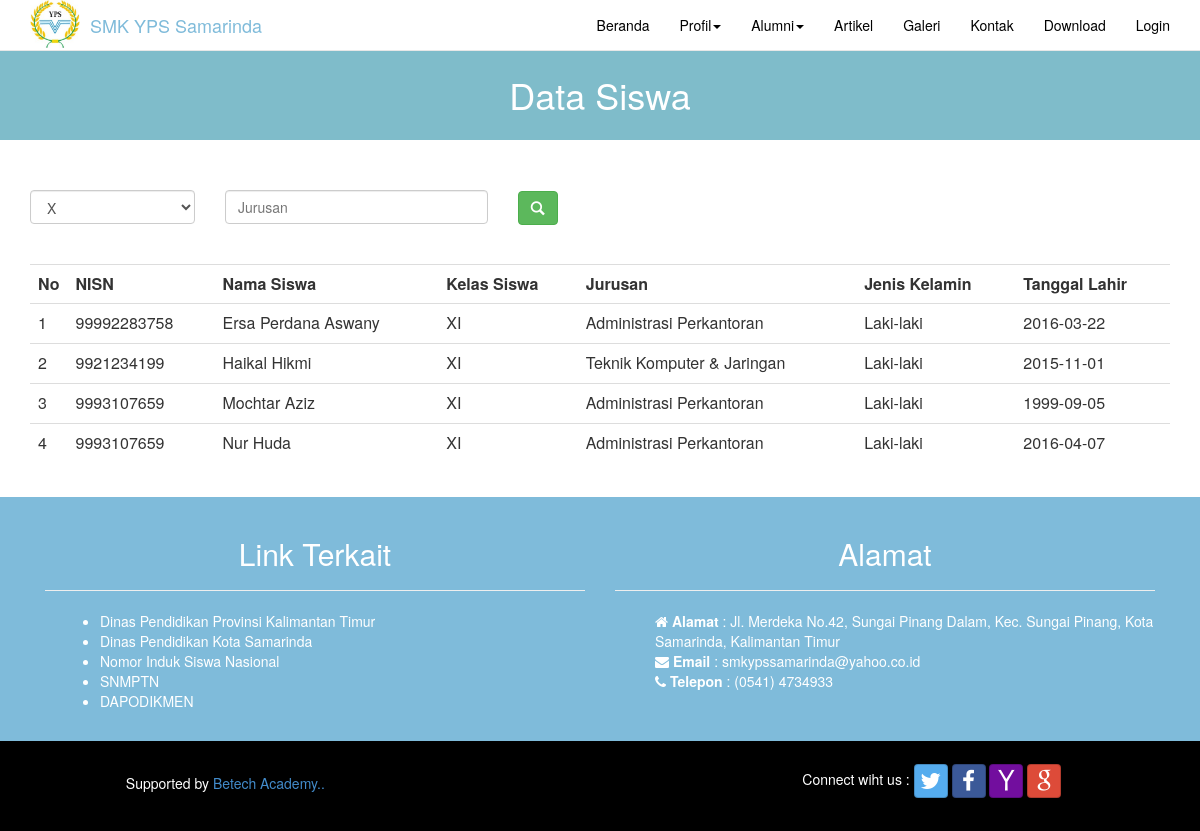
/index.php/siswa, run on the app's committed database.
### tables this page shows
CREATE TABLE IF NOT EXISTS `tb_siswa` (
  `id_siswa` int(11) NOT NULL AUTO_INCREMENT,
  `nisn` bigint(20) NOT NULL,
  `nama_siswa` varchar(100) NOT NULL,
  `kelas_siswa` enum('X','XI','XII') NOT NULL,
  `jk` enum('Laki-laki','Perempuan') NOT NULL,
  `jurusan` varchar(255) NOT NULL,
  `tgl_lahir` date NOT NULL,
  PRIMARY KEY (`id_siswa`)
);

CREATE TABLE IF NOT EXISTS `tb_alamat` (
  `id_alamat` int(11) NOT NULL AUTO_INCREMENT,
  `alamat` text NOT NULL,
  `email` varchar(100) NOT NULL,
  `notlp` varchar(20) NOT NULL,
  PRIMARY KEY (`id_alamat`)
);

### application/libraries/template.php (called while the page is built)
<?php if ( ! defined('BASEPATH')) exit('No direct script access allowed');
class Template {
		var $template_data = array();
		function set($name, $value)
		{
			$this->template_data[$name] = $value;
		}
		function load($template = '', $view = '' , $view_data = array(), $return = FALSE)
		{
			$this->CI =& get_instance();
			$this->set('contents', $this->CI->load->view($view, $view_data, TRUE));
			return $this->CI->load->view($template, $this->template_data, $return);
		}
}

### application/controllers/siswa.php (called while the page is built, shortened)
<?php
class Siswa extends CI_Controller
{
	function index()
	{
        $config['base_url'] = base_url().'index.php/front/siswa/';
        $config['total_rows'] = $this->model_siswa->lihatdata()->num_rows();
        $config['per_page'] = 10;
        $this->pagination->initialize($config);
        $data['paging']     =$this->pagination->create_links();
        $halaman            =$this->uri->segment(3);
        $halaman            =$halaman==''?0:$halaman;
        $data['siswa']     =$this->model_siswa->tampilkan_data_paging($halaman,$config['per_page']);
		$data['alamat']=$this->model_alamat->lihatdata();
		$this->template->load('template(1)','front/lihat_siswa',$data);
	}
}
 ?>

### index.php (called while the page is built, shortened)
<?php
require_once BASEPATH.'core/CodeIgniter.php';

### application/config/config.php (called while the page is built, shortened)
<?php
$config['base_url'] = 'http://localhost/server/SMK-YPS-SAMARINDA/';
$config['index_page'] = 'index.php';
$config['uri_protocol']	= 'REQUEST_URI';
$config['url_suffix'] = '';
$config['language']	= 'english';
$config['charset'] = 'UTF-8';
$config['enable_hooks'] = FALSE;
$config['subclass_prefix'] = 'MY_';
$config['composer_autoload'] = FALSE;
$config['permitted_uri_chars'] = 'a-z 0-9~%.:_\-';
$config['allow_get_array'] = TRUE;
$config['enable_query_strings'] = FALSE;
$config['controller_trigger'] = 'c';
$config['function_trigger'] = 'm';
$config['directory_trigger'] = 'd';
$config['log_threshold'] = 0;
$config['log_path'] = '';
$config['log_file_extension'] = '';
$config['log_file_permissions'] = 0644;
$config['log_date_format'] = 'Y-m-d H:i:s';
$config['error_views_path'] = '';
$config['cache_path'] = '';
$config['cache_query_string'] = FALSE;
$config['encryption_key'] = '';
$config['sess_driver'] = 'files';
$config['sess_cookie_name'] = 'ci_session';
$config['sess_expiration'] = 7200;
$config['sess_save_path'] = NULL;
$config['sess_match_ip'] = FALSE;
$config['sess_time_to_update'] = 300;
$config['sess_regenerate_destroy'] = FALSE;
$config['cookie_prefix']	= '';
$config['cookie_domain']	= '';
$config['cookie_path']		= '/';
$config['cookie_secure']	= FALSE;
$config['cookie_httponly'] 	= FALSE;
$config['standardize_newlines'] = FALSE;
$config['global_xss_filtering'] = FALSE;
$config['csrf_protection'] = FALSE;
$config['csrf_token_name'] = 'csrf_test_name';
$config['csrf_cookie_name'] = 'csrf_cookie_name';
$config['csrf_expire'] = 7200;
$config['csrf_regenerate'] = TRUE;
$config['csrf_exclude_uris'] = array();
$config['compress_output'] = FALSE;
$config['time_reference'] = 'local';
$config['rewrite_short_tags'] = FALSE;
$config['proxy_ips'] = '';

### application/config/pagination.php (called while the page is built, shortened)
<?php  if ( ! defined('BASEPATH')) exit('No direct script access allowed');
                $config['full_tag_open'] = '<ul class="pagination">';
                $config['full_tag_close'] = '</ul>';
                $config['first_link'] = '&laquo; First';
                $config['first_tag_open'] = '<li>';
                $config['first_tag_close'] = '</li>';
                $config['prev_link'] = '&laquo;';
                $config['prev_tag_open'] = '<li>';
                $config['prev_tag_close'] = '</li>';
                $config['last_tag_open'] = '<li>';
                $config['last_tag_close'] = '</li>';
                $config['next_link'] = '&raquo;';
                $config['next_tag_open'] = '<li>';

### application/models/model_siswa.php (called while the page is built, shortened)
<?php
class Model_siswa extends CI_Model
{
	function tampilkan_data_paging($halaman,$batas)
  	{
      return $this->db->query("select *from tb_siswa ORDER BY nama_siswa ASC limit $halaman,$batas");
  	}
}
 ?>

### application/models/model_alamat.php (called while the page is built, shortened)
<?php
class Model_alamat extends CI_Model
{
	function lihatdata()
	{
		return $this->db->get_where('tb_alamat');
	}
}
 ?>

### application/views/front/lihat_siswa.php (the view, shortened to what this page needs)
<html>
<head>
</head>
<body>
 <div>
 		 <h1 align="center">Data Siswa</h1>
 	</div>
 </div><br><br>
 <?php echo form_open('siswa/cari_siswa');?>
<div class="container">
	<div class="row">
	<div class="col-sm-2">
	<select name="kelas_siswa" class="form-control">
		<option>X</option>
	</select>
	</div>
	<div class="col-sm-3">
	<input type="text" name="jurusan" placeholder="Jurusan" class="form-control">
	</div>
	<div class="col-md-2">
	<button type="submit" value="Cari" class="glyphicon glyphicon-search btn btn-success"></button>
	</div>
	</div>
</div>
<br><br>
<div class="container">
<table class="table table-borde" id="black">
	<tr>
		<th>No</th>
		<th>NISN</th>
		<th>Nama Siswa</th>
		<th>Kelas Siswa</th>
		<th>Jurusan</th>
		<th>Jenis Kelamin</th>
		<th>Tanggal Lahir</th>
	</tr>
<?php
$no=1;
foreach ($siswa->result() as $r)
{
?>
	<tr><td width='10'><?php echo $no;?></td>
	<td><?php echo $r->nisn;?></td>
	<td><?php echo $r->nama_siswa;?></td>
	<td><?php echo $r->kelas_siswa;?></td>
	<td><?php echo $r->jurusan;?></td>
	<td><?php echo $r->jk;?></td>
	<td><?php echo $r->tgl_lahir; ?></td>
	</tr>
	<?php
	$no++;
	}
	?>
	</table>
</div>

### application/views/template(1).php (shortened to what this page needs)
<html lang="en">
<head>
  <link href="<?php echo base_url();?>assets/css/bootstrap.min.css" rel="stylesheet">
  <link href="<?php echo base_url();?>assets/css/template.css" rel="stylesheet">
  <link href="<?php echo base_url();?>assets/css/hover.css" rel="stylesheet">
  <link href="<?php echo base_url();?>assets/css/stylish-portfolio.css" rel="stylesheet">
  <link href="<?php echo base_url();?>assets/css/bootstrap-social.css" rel="stylesheet">
  <link href="<?php echo base_url();?>assets/font-awesome/css/font-awesome.min.css" rel="stylesheet">
</head>
<body>
  <header>
  <nav class="navbar navbar-default navbar-fixed-top" role="navigation">
   <div class="container">
    <div class="navbar-header">
      <a href="#" class="pull-left"><img src="<?php echo base_url('assets/css/img/30401090.png');?>" width="50px;" style="margin-right: 10px"></a><a href="#" class="navbar-brand">SMK YPS Samarinda</a>
    </div>
      <div class="collapse navbar-collapse" id="myNavbar">
      <ul class="nav navbar-nav navbar-right">
      <li><?php echo anchor('index','Beranda',array('class'=>'hvr-overline-from-center'));?></a></li>
      <li class="dropdown">
              <a href="#" class="dropdown-toggle hvr-overline-from-center" data-toggle="dropdown">Profil<span class="caret"></span></a>
            </li>
      <li class="dropdown">
              <a href="#" class="dropdown-toggle hvr-overline-from-center" data-toggle="dropdown">Alumni<span class="caret"></span></a>
      </li>
      <li><?php echo anchor('artikel','Artikel',array('class'=>'hvr-overline-from-center'));?></li>
      <li><?php echo anchor('galeri','Galeri',array('class'=>'hvr-overline-from-center'));?></li>
      <li><?php echo anchor('kontak','Kontak',array('class'=>'hvr-overline-from-center'));?></li>
      <li><?php echo anchor('download','Download',array('class'=>'hvr-overline-from-center'));?></li>
      <li><?php echo anchor('auth/login','Login',array('class'=>'hvr-bounce-to-bottom'))?></li>
      </ul>
      </div>
        </nav>
        </div></div></nav></header>
  <div>
  <div>
     <?php echo $contents;?>
  </div>
    <div id="services" class="services">
      <div class="container">
        <div class="col-md-6">
           <h2 align="center">Link Terkait</h2>
           <hr>
           <div class="col-md-12">
              <ul class="arrow">
                        <li><a href="http://disdik.kaltimprov.go.id/" target="_blank" >Dinas Pendidikan Provinsi Kalimantan Timur</a></li>
                        <li><a href="http://disdik.samarindakota.go.id/" target="_blank">Dinas Pendidikan Kota Samarinda</a></li>
                        <li><a href="http://nisn.data.kemdikbud.go.id/page/data" target="_blank">Nomor Induk Siswa Nasional</a></li>
                        <li><a href="http://snmptn.ac.id/" target="_blank">SNMPTN</a></li>
                        <li><a href="http://dapo.dikmen.kemdikbud.go.id/" target="_blank">DAPODIKMEN</a></li>
                    </ul>
            </div>
        </div>
      <div class="col-md-6">
      <h2 align="center">Alamat</h2>
                <hr>
                  <ul class="arrow">
                  <?php foreach ($alamat->result() as $r)
                  {
                  ?>
                        <i class="fa fa-home"></i>
                        <strong>Alamat</strong> : <?php echo $r->alamat;?>
                        <br>
                        <i class="fa fa-envelope"></i>
                        <strong>Email</strong> : <a href="mailto:<?php echo $r->email; ?>"><?php echo $r->email;?></a> <br>
                        <i class="fa fa-phone"></i>
                        <strong>Telepon</strong> : <?php echo $r->notlp;?>
                  <?php } ?>
                  </ul>
                </div>
            </div>
    </div>
  <footer class="footer">
  <div class="container-fluid">
          <div class="col-md-4">
            <p align="center" style="color: white;padding-top: 9px;">Supported by <a href="http://betech.academy/">Betech Academy..</a></p>
          </div>
           <div class="col-md-4 col-md-offset-4">
               <p style="color: white">Connect wiht us :
               <a class="btn btn-social-icon btn-twitter" href="https://twitter.com/"><span class="fa fa-twitter"></span></a>
               <a class="btn btn-social-icon btn-facebook" href="https://www.facebook.com/smkypssmd/"><span class="fa fa-facebook"></span></a>
               <a class="btn btn-social-icon btn-yahoo" href="https://id.yahoo.com/?p=us/"><span class="fa fa-yahoo"></span></a>
               <a class="btn btn-social-icon btn-google" href="https://gmail.com/"><span class="fa fa-google"></span></a>
          </div>
        </div>
</footer>
</body>
</html>

### assets/css/template.css (style rules this page uses)
h1 { background-color:#7fbcca; color: white; text-align:center; padding: 25px; margin-top: 50px; }
.arrow a { color: white; }
.navbar-default { background-color:white; color:white; border-radius:0; }
.navbar-default .navbar-nav > li > a { color:black; }
.navbar-default .navbar-brand { color:#7fbbda; }

### assets/css/stylish-portfolio.css (style rules this page uses)
.services { width: 100%; background: #7fbbda; padding: 20px 0; color: #ffffff; }
.footer { width: 100%; padding: 23px; background-color: black; }

### application/views/template(1).php (style rules this page uses)
.navbar .navbar-nav { display: inline-block; float: none; vertical-align: top; }
.navbar .navbar-collapse { text-align: center; }

### data on the page
tb_siswa: nisn "99992283758", nama_siswa "Ersa Perdana Aswany", kelas_siswa "XI", jurusan "Administrasi Perkantoran", jk "Laki-laki", tgl_lahir "2016-03-22"
tb_siswa: nisn "9921234199", nama_siswa "Haikal Hikmi", kelas_siswa "XI", jurusan "Teknik Komputer & Jaringan", jk "Laki-laki", tgl_lahir "2015-11-01"
tb_siswa: nisn "9993107659", nama_siswa "Mochtar Aziz", kelas_siswa "XI", jurusan "Administrasi Perkantoran", jk "Laki-laki", tgl_lahir "1999-09-05"
tb_siswa: nisn "9993107659", nama_siswa "Nur Huda", kelas_siswa "XI", jurusan "Administrasi Perkantoran", jk "Laki-laki", tgl_lahir "2016-04-07"
tb_alamat: alamat "Jl. Merdeka No.42, Sungai Pinang Dalam, Kec. Sungai Pinang, Kota Samarinda, Kalimantan Timur", email "smkypssamarinda@yahoo.co.id", notlp "(0541) 4734933"

### other printed values
anchor('index','Beranda',array('class'=>'hvr-overline-from-center')) "Beranda"
anchor('artikel','Artikel',array('class'=>'hvr-overline-from-center')) "Artikel"
anchor('galeri','Galeri',array('class'=>'hvr-overline-from-center')) "Galeri"
anchor('kontak','Kontak',array('class'=>'hvr-overline-from-center')) "Kontak"
anchor('auth/login','Login',array('class'=>'hvr-bounce-to-bottom')) "Login"
